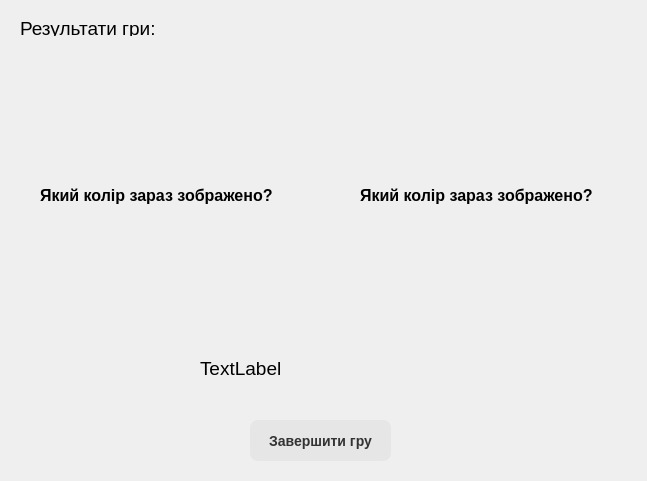
<?xml version="1.0" encoding="UTF-8"?>
<ui version="4.0">
 <class>CurrentResult</class>
 <widget class="QWidget" name="CurrentResult">
  <property name="geometry">
   <rect>
    <x>0</x>
    <y>0</y>
    <width>647</width>
    <height>481</height>
   </rect>
  </property>
  <property name="minimumSize">
   <size>
    <width>647</width>
    <height>481</height>
   </size>
  </property>
  <property name="maximumSize">
   <size>
    <width>647</width>
    <height>481</height>
   </size>
  </property>
  <property name="windowTitle">
   <string>Form</string>
  </property>
  <widget class="QFrame" name="frame">
   <property name="geometry">
    <rect>
     <x>20</x>
     <y>55</y>
     <width>281</width>
     <height>281</height>
    </rect>
   </property>
   <property name="font">
    <font>
     <pointsize>12</pointsize>
    </font>
   </property>
   <property name="styleSheet">
    <string notr="true">border-radius: 30px;</string>
   </property>
   <property name="frameShape">
    <enum>QFrame::StyledPanel</enum>
   </property>
   <property name="frameShadow">
    <enum>QFrame::Raised</enum>
   </property>
   <widget class="QLabel" name="label">
    <property name="geometry">
     <rect>
      <x>20</x>
      <y>130</y>
      <width>241</width>
      <height>20</height>
     </rect>
    </property>
    <property name="font">
     <font>
      <family>Arial</family>
      <pointsize>12</pointsize>
      <bold>true</bold>
     </font>
    </property>
    <property name="text">
     <string>Який колір зараз зображено?</string>
    </property>
   </widget>
  </widget>
  <widget class="QPushButton" name="pushButton">
   <property name="geometry">
    <rect>
     <x>250</x>
     <y>420</y>
     <width>141</width>
     <height>41</height>
    </rect>
   </property>
   <property name="font">
    <font>
     <family>Arial</family>
     <pointsize>-1</pointsize>
     <bold>true</bold>
    </font>
   </property>
   <property name="styleSheet">
    <string notr="true">  background-color: rgba(51, 51, 51, 0.05);
  border-radius: 8px;
  border-width: 0;
  color: #333333;
  cursor: pointer;
  display: inline-block;
  font-size: 14px;
  line-height: 20px;
  list-style: none;
  margin: 0;
  padding: 10px 12px;
  text-align: center;
  transition: all 200ms;
  vertical-align: baseline;
  white-space: nowrap;
  user-select: none;
  -webkit-user-select: none;
  touch-action: manipulation;
  shadow: 10px;
</string>
   </property>
   <property name="text">
    <string>Завершити гру</string>
   </property>
  </widget>
  <widget class="QFrame" name="frame_2">
   <property name="geometry">
    <rect>
     <x>340</x>
     <y>55</y>
     <width>281</width>
     <height>281</height>
    </rect>
   </property>
   <property name="font">
    <font>
     <pointsize>12</pointsize>
    </font>
   </property>
   <property name="styleSheet">
    <string notr="true">border-radius: 30px;</string>
   </property>
   <property name="frameShape">
    <enum>QFrame::StyledPanel</enum>
   </property>
   <property name="frameShadow">
    <enum>QFrame::Raised</enum>
   </property>
   <widget class="QLabel" name="label_2">
    <property name="geometry">
     <rect>
      <x>20</x>
      <y>130</y>
      <width>241</width>
      <height>20</height>
     </rect>
    </property>
    <property name="font">
     <font>
      <family>Arial</family>
      <pointsize>12</pointsize>
      <bold>true</bold>
     </font>
    </property>
    <property name="text">
     <string>Який колір зараз зображено?</string>
    </property>
   </widget>
  </widget>
  <widget class="QLabel" name="label_3">
   <property name="geometry">
    <rect>
     <x>200</x>
     <y>360</y>
     <width>241</width>
     <height>16</height>
    </rect>
   </property>
   <property name="font">
    <font>
     <family>Arial</family>
     <pointsize>14</pointsize>
    </font>
   </property>
   <property name="text">
    <string>TextLabel</string>
   </property>
  </widget>
  <widget class="QLabel" name="label_4">
   <property name="geometry">
    <rect>
     <x>20</x>
     <y>20</y>
     <width>241</width>
     <height>16</height>
    </rect>
   </property>
   <property name="font">
    <font>
     <family>Arial</family>
     <pointsize>14</pointsize>
    </font>
   </property>
   <property name="text">
    <string>Результати гри:</string>
   </property>
  </widget>
 </widget>
 <resources/>
 <connections/>
</ui>
